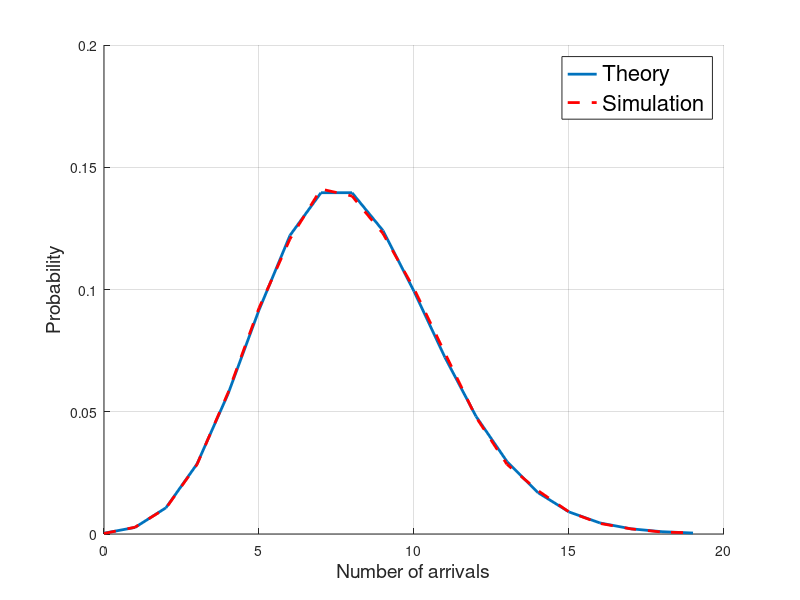

Reproduce this figure in MATLAB.
 %mu=0.25;
mu=4;
T=2;

N=250000;

t=0;
arrivi = 0;
dm=zeros([1 20]);

for k=1:N,
	y = log(1-rand([1 1]))/-mu;
	t = t + y;
	if t > T,
		% clip
		if arrivi > length(dm) - 1,
			arrivi = length(dm) - 1;
		end;
		dm(arrivi + 1) = dm(arrivi + 1) + 1;
		t = 0;
		arrivi = 0;
    else
		arrivi = arrivi + 1;
	end;
end;

figure(1); clf; hold on;
G=mu*T;
arrivi = (0:(length(dm)-1));
dmt = exp(-G) * G.^(arrivi) ./ factorial(arrivi);
dm = dm / sum(dm);
l1 = plot(arrivi, dmt);
l2 = plot(arrivi, dm, 'r--');
grid on;
set(l1, 'LineWidth', 2);
set(l2, 'LineWidth', 2);
xl = xlabel('Number of arrivals');
set(xl, 'FontSize', 14);
yl = ylabel('Probability');
set(yl, 'FontSize', 14);
lg = legend('Theory', 'Simulation');
set(lg, 'FontSize', 16);
